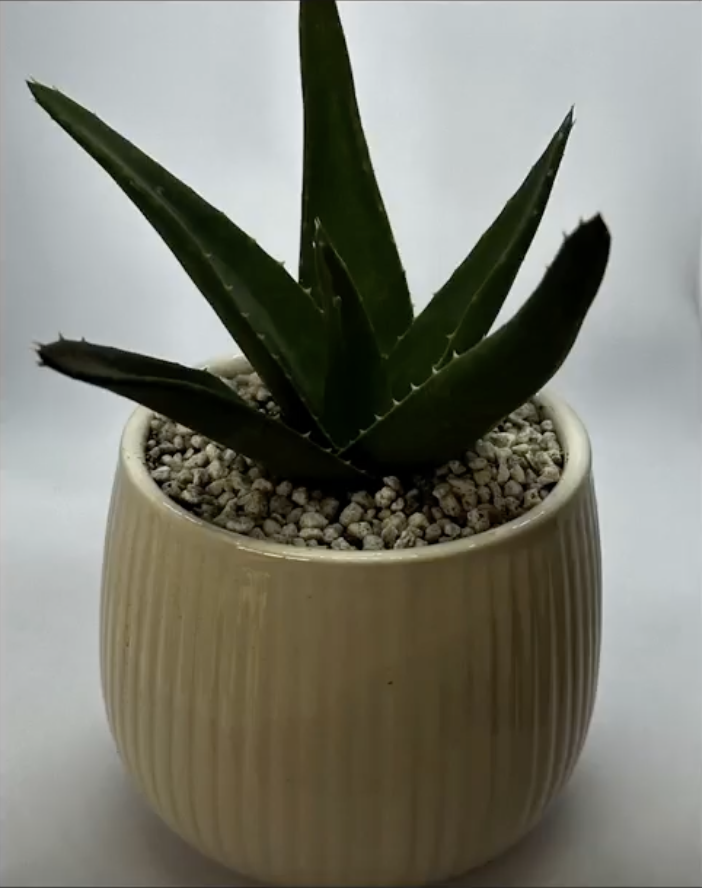
#> input picture planta.png, 702 x 888 px
$ python main_scipy.py
#> lines starting #> are read from the running program, lines starting #| are printed output that depends on the picture
"""
import numpy as np
from scipy.sparse import csr_matrix

calificaciones_peliculas = np.array([
        [5, 0, 0, 0, 3],
        [0, 4, 0, 2, 0],
        [0, 0, 0, 0, 1],
        [1, 0, 3, 0, 0],
        [0, 2, 0, 0, 0]
    ])

# Convertir a matriz dispersa CSR
matriz_csr = csr_matrix(calificaciones_peliculas)

print("Valores no ceros:", matriz_csr.data)
print("Índices columnas:", matriz_csr.indices)
print("Punteros de filas (indptr):", matriz_csr.indptr)


import numpy as np
from scipy.sparse import csr_matrix

datos_usuarios = [1, 2, 3, 4]
indices_columna_usuarios = [0, 2, 2, 0]
indptr_usuarios = [0, 2, 3, 4]
matriz_usuarios = csr_matrix((datos_usuarios, indices_columna_usuarios, indptr_usuarios), shape=(3, 3) )
datos_productos = [5, 6, 7]
indices_columna_productos = [1, 0, 2]
indptr_productos = [0, 1, 2, 3]
matriz_productos = csr_matrix((datos_productos, indices_columna_productos, indptr_productos), shape=(3, 3) )
sum_matriz = matriz_usuarios + matriz_productos
mult_matriz = matriz_usuarios.dot(matriz_productos)
print("Matriz de usuarios:\n", matriz_usuarios.toarray())
print("Matriz de productos:\n", matriz_productos.toarray())
print("Suma de matrices CSR:")
print(sum_matriz.toarray())
print("Multiplicación de matrices CSR:")
# La celda [i][j] del resultado es el producto punto entre la fila i de matriz_usuarios y la columna j de matriz_productos.
print(mult_matriz.toarray())
# Fila 0 de A: [1, 0, 2]
# Columna 0 de B: [0, 6, 0] → 1x0 + 0x6 + 2x0 = 0
# Fila 0 de A: [1, 0, 2]
# Columna 1 de B: [5, 0, 0] → 1x5 + 0x0 + 2x0 = 5
# Fila 0 de A: [1, 0, 2]
# Columna 2 de B: [0, 0, 7] → 1x0 + 0x0 + 2x7 = 14
print("Transpuesta de la matriz multiplicada:")
print(mult_matriz.transpose().toarray())


import numpy as np
from scipy.sparse import csr_matrix
datos_originales = np.array([
                    [0, 0, 3],
                    [4, 0, 0],
                    [0, 1, 0],
                    [3, 0, 5]
                ])
matriz_csr = csr_matrix(datos_originales)
print("Matriz original:\n", datos_originales)
print ("Matriz CSR:", matriz_csr)
print("Número de elementos no cero:", matriz_csr.count_nonzero())
matriz_csr[1, 1] = 0
print("Matriz CSR después de ingresar un valor 0:", matriz_csr)
print("Número de elementos no ceros:", matriz_csr.nnz)
matriz_csr.eliminate_zeros()
print("Matriz CSR después de eliminar ceros:", matriz_csr)
print("Número de elementos no ceros:", matriz_csr.nnz)


import numpy as np
from scipy. linalg import det
matrix = np.array([
        [4, 2, 3, 1],
        [2, 3, 1, 4],
        [1, 1, 2, 2],
        [2, 3, 2, 4]
    ])
determinante = det(matrix)
print("El determinante de la matriz es:", determinante)
if np.isclose(determinante, 0): # Tiene una tolerancia.
    print("No tiene una solución única y el sistema podría ser inestable.")
else:
    print("El puente es estable.")


import numpy as np
from scipy. linalg import eig
rigidez_edificio = np.array ([
                    [6, -2, 1],
                    [-2, 5, -2],
                    [1, -2, 4]
                ])
eigenvalues, eigenvectors = eig(rigidez_edificio)
print("Valores propios:\n", eigenvalues)
print("Vectores propios:\n", eigenvectors)


from scipy.spatial import distance
ubicacion_maria = [2, 3]
ubicacion_ana = [5, 1]
cafe_1 = [3, 2]
cafe_2 = [5, 3]
distancia_maria_cafe1 = distance.euclidean(ubicacion_maria, cafe_1)
print ("Distancia entre María y el Café 1:", distancia_maria_cafe1)
distancia_ana_cafe1 = distance.euclidean(ubicacion_ana, cafe_1)
print("Distancia entre Ana y el Café 1:", distancia_ana_cafe1)
distancia_maria_cafe2 = distance.euclidean(ubicacion_maria, cafe_2)
print("Distancia entre María y el Café 2:", distancia_maria_cafe2)
distancia_ana_cafe2 = distance.euclidean(ubicacion_ana, cafe_2)
print("Distancia entre Ana y el Café 2:", distancia_ana_cafe2)
distancia_total_cafe1 = distancia_maria_cafe1 + distancia_ana_cafe1
distancia_total_cafe2 = distancia_maria_cafe2 + distancia_ana_cafe2

if distancia_total_cafe1 < distancia_total_cafe2:
    print("El Café 1 es el punto de encuentro más cercano para Ana y María.")
elif distancia_total_cafe1 > distancia_total_cafe2:
    print("El Café 2 es el punto de encuentro más cercano para Ana y María.")
else:
    print("Ambos cafés están a la misma distancia total para Ana y María.")


import matplotlib.pyplot as plt
from scipy.spatial import distance

# Coordenadas
ubicacion_maria = [2, 3]
ubicacion_ana = [5, 1]
cafe_1 = [3, 2]
cafe_2 = [5, 3]

# Calcular distancias Manhattan
def manhattan(p1, p2):
    return abs(p1[0] - p2[0]) + abs(p1[1] - p2[1])

dist_maria_cafe1 = manhattan(ubicacion_maria, cafe_1)
dist_maria_cafe2 = manhattan(ubicacion_maria, cafe_2)
dist_ana_cafe1 = manhattan(ubicacion_ana, cafe_1)
dist_ana_cafe2 = manhattan(ubicacion_ana, cafe_2)

# Mostrar distancias
print("Distancias tipo Manhattan:")
print(f"María -> Café 1: {dist_maria_cafe1} cuadras")
print(f"María -> Café 2: {dist_maria_cafe2} cuadras")
print(f"Ana   -> Café 1: {dist_ana_cafe1} cuadras")
print(f"Ana   -> Café 2: {dist_ana_cafe2} cuadras")

# Crear el gráfico
plt.figure(figsize=(8, 8))
plt.grid(True)

# Dibujar puntos
plt.plot(*ubicacion_maria, 'ro', label="María")
plt.plot(*ubicacion_ana, 'bo', label="Ana")
plt.plot(*cafe_1, 'g^', label="Café 1")
plt.plot(*cafe_2, 'm^', label="Café 2")

# Dibujar rutas tipo Manhattan (en L)
def dibujar_ruta(origen, destino, color):
    x0, y0 = origen
    x1, y1 = destino
    plt.plot([x0, x1], [y0, y0], color, linestyle='--')  # Movimiento en X
    plt.plot([x1, x1], [y0, y1], color, linestyle='--')  # Movimiento en Y

# Rutas de María
dibujar_ruta(ubicacion_maria, cafe_1, 'g')
dibujar_ruta(ubicacion_maria, cafe_2, 'm')

# Rutas de Ana
dibujar_ruta(ubicacion_ana, cafe_1, 'g')
dibujar_ruta(ubicacion_ana, cafe_2, 'm')

# Ajustes visuales
plt.xticks(range(0, 8))
plt.yticks(range(0, 8))
plt.xlabel("X (cuadras)")
plt.ylabel("Y (cuadras)")
plt.title("Rutas de María y Ana a los Cafés (Manhattan)")
plt.legend()
plt.axis('equal')
plt.show()


# Calcular el volumen total de agua en un tanque
# usando la integral definida de la función de velocidad
from scipy.integrate import quad
#f(t) = 2t^2 + 3t + 1
def velocidad(t):
    return 2*t**2 + 3*t + 1

resultado, error = quad(velocidad, 0, 5)
print(f"El volumen total de agua: {resultado} unidades cúbicas")
print(f"Error estimado: {error}")


from scipy.integrate import dblquad
# Definir la función que representa la superficie del terreno
# f(x, y) = x^2 + y^2
def funcion_terreno(x, y):
    return x**2 + y**2

# Calcular la integral doble de la función sobre el área:
# x va de 0 a 2, y va de 0 a 1 para cada x
# dblquad(func, x_min, x_max, y_min_func, y_max_func)
resultado, error = dblquad(funcion_terreno, 0, 2, lambda x: 0, lambda x: 1)

# Mostrar el resultado y el error estimado
print(f"El volumen total de tierra que necesita ser nivelado es: {resultado} unidades cúbicas")
print(f"Error estimado del cálculo: {error}")


import numpy as np
from scipy import stats
grupo_vitamina = [1.1, 2.3, 1.8, 2.5, 2.2, 3.0, 2.9, 3.1, 2.8, 3.3]
grupo_agua = [0.5, 0.6, 0.4, 0.8, 0.5, 0.7, 0.9, 0.6, 0.8, 0.5]
# t_prueba: el valor del estadístico t de la prueba.
# p_valor: la probabilidad de obtener una diferencia igual o mayor por azar si no hubiera diferencia real.
t_prueba, p_valor = stats.ttest_ind(grupo_vitamina, grupo_agua)
print(f"Estadístico t: {t_prueba}")
print(f"P-valor: {p_valor}")
if p_valor < 0.05: # Nivel de significancia del 5%. p < 0.05. Improbable que la diferencia sea por azar
    print("La diferencia entre los grupos es significativa. Por lo tanto, puedes tener confianza razonable en que la vitamina realmente tiene un efecto diferente que el agua (en el contexto de tu experimento).")
else:
    print("No hay una diferencia significativa entre los grupos.")


import numpy as np
from scipy import stats
horas_estudio = [2, 4, 6, 8, 10, 12, 14, 16, 18, 20]
notas_examen = [50, 55, 60, 65, 70, 75, 78, 82, 85, 88]
pendiente_linea_regresion, interseccion, r_valor, p_valor, std_err = stats.linregress(horas_estudio, notas_examen)
print(f"Pendiente: {pendiente_linea_regresion}")
print(f"Intersección: {interseccion}")
print(f"Valor R-cuadrado: {r_valor**2}")
print(f"p-valor: {p_valor}")
horas_futuras = 15
nota_predicha = pendiente_linea_regresion * horas_futuras + interseccion
print(f"Predicción de nota con {horas_futuras} horas de estudio: {nota_predicha}")


import numpy as np
from scipy.cluster.hierarchy import fcluster, linkage
import matplotlib.pyplot as plt
usuarios = np.array ([
            [13, 10],
            [14, 12],
            [5, 9],
            [15, 3],
            [14, 4],
            [16, 5],
            [25, 1],
            [24, 2],
            [26, 1]
        ]) # [horas viendo películas, horas viendo series
Z = linkage(usuarios, method="ward")
clustering = fcluster(Z, 3, criterion='maxclust')
print("Clústeres asignados a los usuarios:", clustering)
plt.scatter(usuarios[:,0], usuarios[:,1], c=clustering, cmap='rainbow')
plt.title("Agrupación de Usuarios")
plt.xlabel("Horas viendo películas")
plt.ylabel("Horas viendo series")
plt.show()


import numpy as np
from scipy.fft import fft, fftfreq
import matplotlib.pyplot as plt

# Definir la tasa de muestreo y el tiempo total de la señal
tasa_muestreo = 1000  # muestras por segundo
tiempo_total = 1.0    # duración en segundos

# Crear el vector de tiempo
t = np.linspace(0.0, tiempo_total, int(tasa_muestreo * tiempo_total), endpoint=False)

# Definir las frecuencias de la guitarra y el bajo
frecuencia_guitarra = 150  # Hz
frecuencia_bajo = 60       # Hz

# Generar la señal sumando dos ondas senoidales (guitarra y bajo)
sonido = np.sin(frecuencia_guitarra * 2.0 * np.pi * t) + 0.5 * np.sin(frecuencia_bajo * 2.0 * np.pi * t)

# Calcular la Transformada Rápida de Fourier (FFT) de la señal
yf = fft(sonido)

# Calcular los valores de frecuencia correspondientes a la FFT
xf = fftfreq(int(tasa_muestreo * tiempo_total), 1/tasa_muestreo)

# Crear la figura para graficar
plt.figure(figsize=(10, 6))

# Graficar la señal en el dominio del tiempo
plt.subplot(2, 1, 1)
plt.plot(t, sonido)
plt.title("Sonido de la Guitarra y el Bajo en el Tiempo")
plt.xlabel("Tiempo (segundos)")
plt.ylabel("Amplitud")

# Graficar la magnitud de la FFT (dominio de la frecuencia)
plt.subplot(2, 1, 2)
plt.plot(xf[:tasa_muestreo//2], np.abs(yf[:tasa_muestreo//2]))
plt.title("Transformada Rápida de Fourier (Frecuencias)")
plt.xlabel("Frecuencia (Hz)")
plt.ylabel("Amplitud")
plt.grid()

# Ajustar el espacio entre los subplots y mostrar el gráfico
plt.subplots_adjust(hspace=0.5)
plt.show()


"""

import numpy as np
from scipy.fftpack import dct, idct
import matplotlib.pyplot as plt
from PIL import Image
imagen_real = Image.open("planta.png")
#> imagen_real is the input picture: PIL image 702x888 RGBA; mean R, G, B, A 123.6, 124.1, 113.7, 255
imagen_real = imagen_real.convert("L")
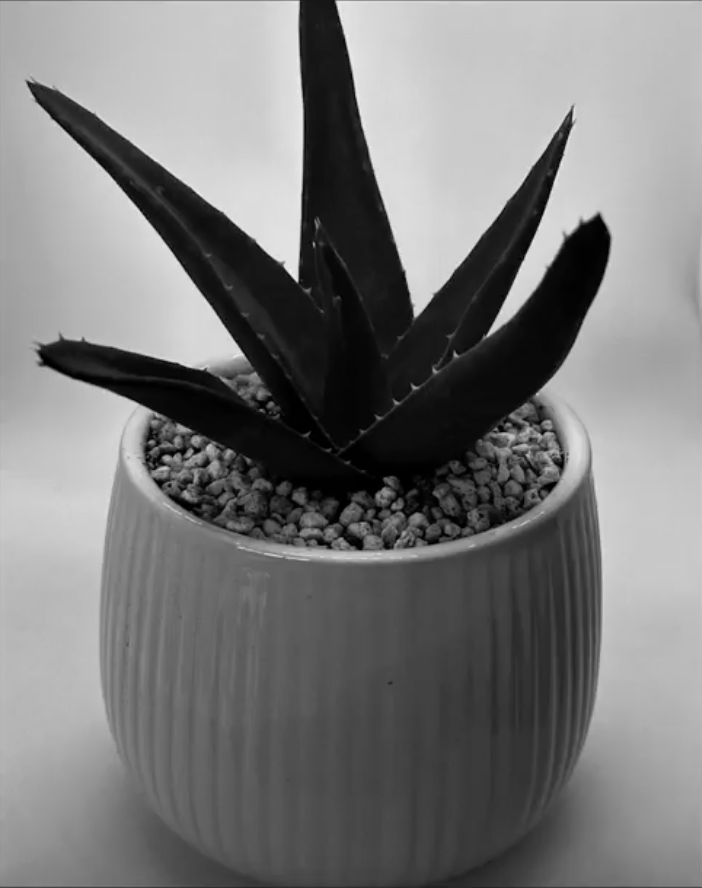
#> imagen_real: PIL image 702x888 L; min 0, max 248, mean 122.8
imagen_np = np.array(imagen_real)
print(imagen_np)
#> (printed output is left out)
dct_imagen = dct(dct(imagen_np.T, norm='ortho').T, norm='ortho')
plt.figure(figsize=(10, 5))
plt.subplot(1, 2, 1)
plt.title("Transformada de Coseno Discreta")
plt.imshow(dct_imagen, cmap='gray')
plt.colorbar()

dct_imagen_comprimida = dct_imagen.copy()
dct_imagen_comprimida[50:, 50:] = 0
imagen_comprimida = idct(idct(dct_imagen_comprimida.T, norm='ortho').T, norm='ortho')
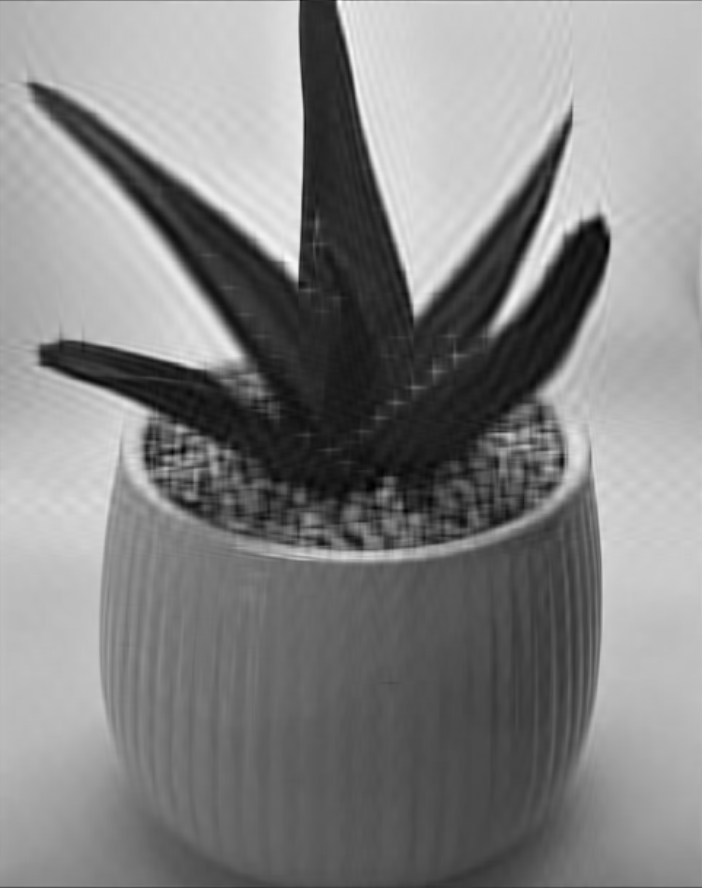
#> imagen_comprimida: shape (888, 702) float64; min -24.43, max 257.9, mean 122.8; drawn with min black and max white

plt.subplot (1, 2, 2)
plt.title("Imagen Comprimida" )
plt.imshow(imagen_comprimida, cmap='gray')
plt.colorbar()
plt.show()
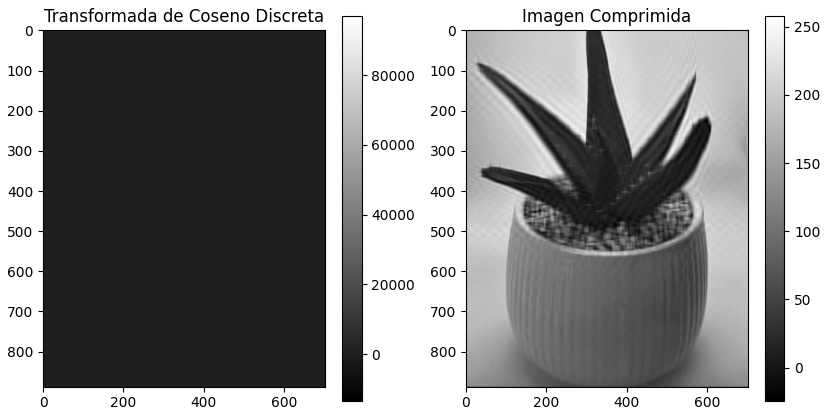
#> figure drawn by matplotlib, 4 panels


import numpy as np
import matplotlib.pyplot as plt
from scipy import ndimage
from PIL import Image
imagen_color = Image.open("planta.png")
imagen_np = np.array(imagen_color)
print(imagen_np)
#> (printed output is left out)
imagen_desenfocada = ndimage.gaussian_filter(imagen_np, sigma=1) # sigma controla qué tanto desenfoque se aplicará
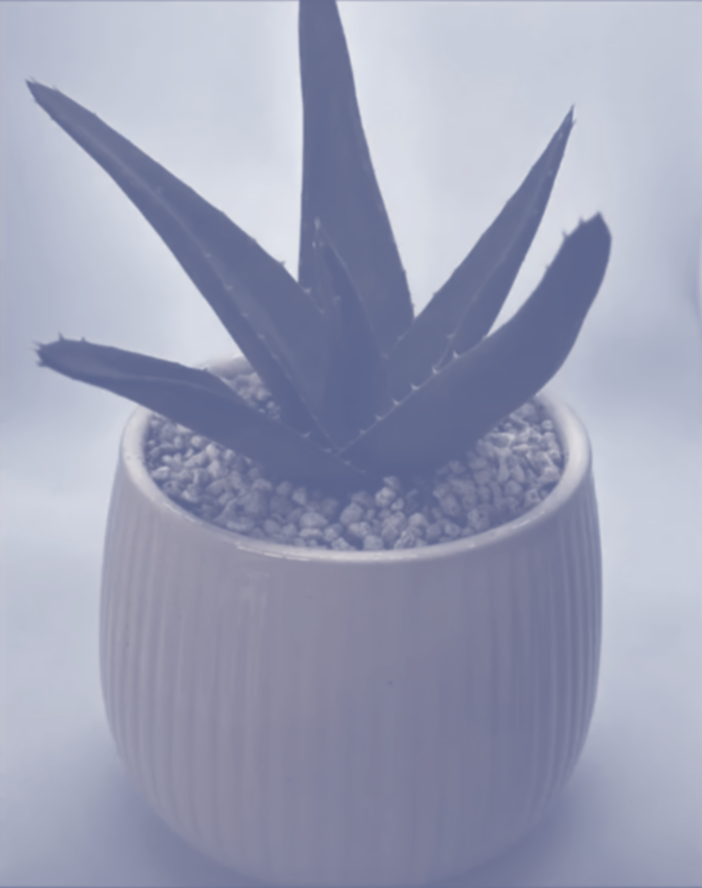
#> imagen_desenfocada: shape (888, 702, 4); mean R, G, B, A 122.5, 127.9, 157.6, 204.1; transparent parts drawn white
plt.figure(figsize=(10, 5))
plt.subplot(1, 2, 1)
plt.title("Imagen Original")
plt.imshow (imagen_np)
plt.subplot(1, 2, 2)
plt.title("Imagen Desenfocada")
plt.imshow(imagen_desenfocada)
plt.show()


import numpy as np
from scipy.spatial import distance
import matplotlib.pyplot as plt

escuelas = np.array([
    [37.77, -122.42],
    [37.78, -122.43],
    [37.76, -122.45],
    [37.79, -122.40]
])
hospitales = np.array([
    [37.80, -122.41],
    [37.74, -122.44],
])
distancias_escuela_hospital_1 = distance.cdist(escuelas, [hospitales [0]], 'euclidean')
print("Distancias entre las escuelas y el Hospital 1:")
print(distancias_escuela_hospital_1)
plt.figure(figsize=(8, 6))
plt.scatter(escuelas[:,1], escuelas[:,0], color='blue', label='Escuelas', marker='o')
plt. scatter(hospitales[:,1], hospitales[:,0], color='red', label='Hospitales', marker='x')

plt.title("Distribución de Escuelas y Hospitales")
plt.xlabel("Longitud")
plt.ylabel("Latitud")
plt.legend()
plt.show()
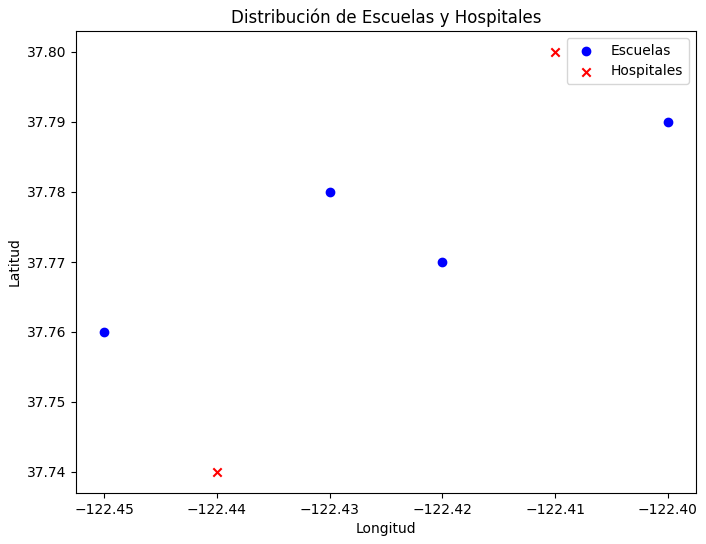
#> figure drawn by matplotlib, 1 panel
